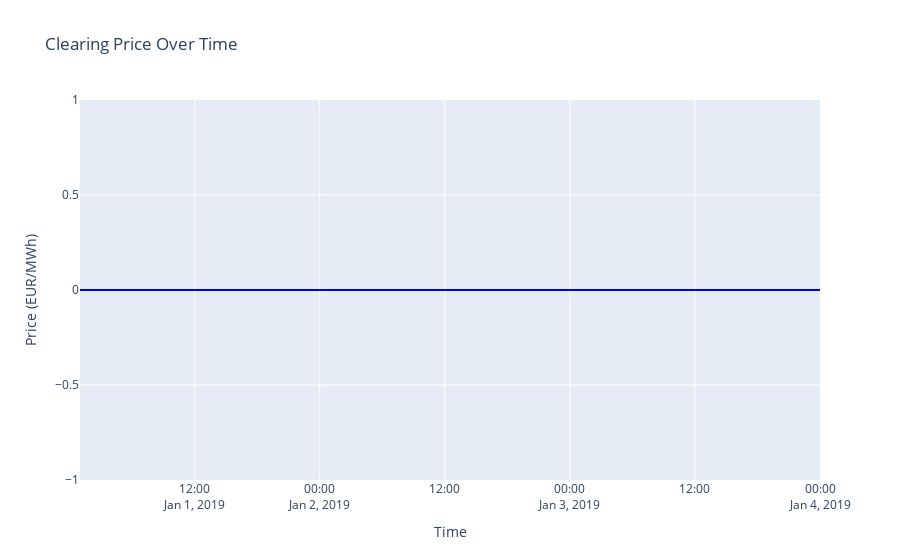

This figure's notebook cell:
### Code cell
# Load the market_meta CSV file (for Use Case 1)
market_meta_uc1 = pd.read_csv(
    "outputs/tutorial_09_steel_plant_Day_Ahead/market_meta.csv"
)

# Convert 'time' column to datetime if it's not already in the correct format
market_meta_uc1["time"] = pd.to_datetime(market_meta_uc1["time"])

# ---- Save the DataFrame for future use ----
# Save the clearing price data as a CSV for future comparison
market_meta_uc1[["time", "price"]].to_csv(
    "outputs/tutorial_09_steel_plant_Day_Ahead/clearing_price_use_case_1.csv",
    index=False,
)

print("Saved the clearing price data of Use Case 1 to CSV.")

# ---- Plotting ----
# Create a Plotly figure for the clearing price
fig = go.Figure()

# Add a scatter plot trace for the price over time
fig.add_trace(
    go.Scatter(
        x=market_meta_uc1["time"],
        y=market_meta_uc1["price"],
        mode="lines",
        name="Clearing Price",
        line=dict(color="blue"),
    )
)

# Set the layout for the figure
fig.update_layout(
    title="Clearing Price Over Time",
    xaxis_title="Time",
    yaxis_title="Price (EUR/MWh)",
    xaxis=dict(showgrid=True),
    yaxis=dict(showgrid=True),
)

# Display the figure
fig.show()

### Figure 1 — Plotly figure (JSON) as saved in the notebook; plotly's stock layout.template omitted (floating-point values rounded to 4 significant figures)
{"data": [{"line": {"color": "blue"}, "mode": "lines", "name": "Clearing Price", "type": "scatter", "x": ["2019-01-01T01:00:00", "2019-01-01T02:00:00", "2019-01-01T03:00:00", "2019-01-01T04:00:00", "2019-01-01T05:00:00", "2019-01-01T06:00:00", "2019-01-01T07:00:00", "2019-01-01T08:00:00", "2019-01-01T09:00:00", "2019-01-01T10:00:00", "2019-01-01T11:00:00", "2019-01-01T12:00:00", "2019-01-01T13:00:00", "2019-01-01T14:00:00", "2019-01-01T15:00:00", "2019-01-01T16:00:00", "2019-01-01T17:00:00", "2019-01-01T18:00:00", "2019-01-01T19:00:00", "2019-01-01T20:00:00", "2019-01-01T21:00:00", "2019-01-01T22:00:00", "2019-01-01T23:00:00", "2019-01-02T00:00:00", "2019-01-02T01:00:00", "2019-01-02T02:00:00", "2019-01-02T03:00:00", "2019-01-02T04:00:00", "2019-01-02T05:00:00", "2019-01-02T06:00:00", "2019-01-02T07:00:00", "2019-01-02T08:00:00", "2019-01-02T09:00:00", "2019-01-02T10:00:00", "2019-01-02T11:00:00", "2019-01-02T12:00:00", "2019-01-02T13:00:00", "2019-01-02T14:00:00", "2019-01-02T15:00:00", "2019-01-02T16:00:00", "2019-01-02T17:00:00", "2019-01-02T18:00:00", "2019-01-02T19:00:00", "2019-01-02T20:00:00", "2019-01-02T21:00:00", "2019-01-02T22:00:00", "2019-01-02T23:00:00", "2019-01-03T00:00:00", "2019-01-03T01:00:00", "2019-01-03T02:00:00", "2019-01-03T03:00:00", "2019-01-03T04:00:00", "2019-01-03T05:00:00", "2019-01-03T06:00:00", "2019-01-03T07:00:00", "2019-01-03T08:00:00", "2019-01-03T09:00:00", "2019-01-03T10:00:00", "2019-01-03T11:00:00", "2019-01-03T12:00:00", "2019-01-03T13:00:00", "2019-01-03T14:00:00", "2019-01-03T15:00:00", "2019-01-03T16:00:00", "2019-01-03T17:00:00", "2019-01-03T18:00:00", "2019-01-03T19:00:00", "2019-01-03T20:00:00", "2019-01-03T21:00:00", "2019-01-03T22:00:00", "2019-01-03T23:00:00", "2019-01-04T00:00:00"], "y": [0, 0, 0, 0, 0, 0, 0, 0, 0, 0, 0, 0, 0, 0, 0, 0, 0, 0, 0, 0, 0, 0, 0, 0, 0, 0, 0, 0, 0, 0, 0, 0, 0, 0, 0, 0, 0, 0, 0, 0, 0, 0, 0, 0, 0, 0, 0, 0, 0, 0, 0, 0, 0, 0, 0, 0, 0, 0, 0, 0, 0, 0, 0, 0, 0, 0, 0, 0, 0, 0, 0, 0]}], "layout": {"title": {"text": "Clearing Price Over Time"}, "xaxis": {"showgrid": true, "title": {"text": "Time"}}, "yaxis": {"showgrid": true, "title": {"text": "Price (EUR/MWh)"}}}}
